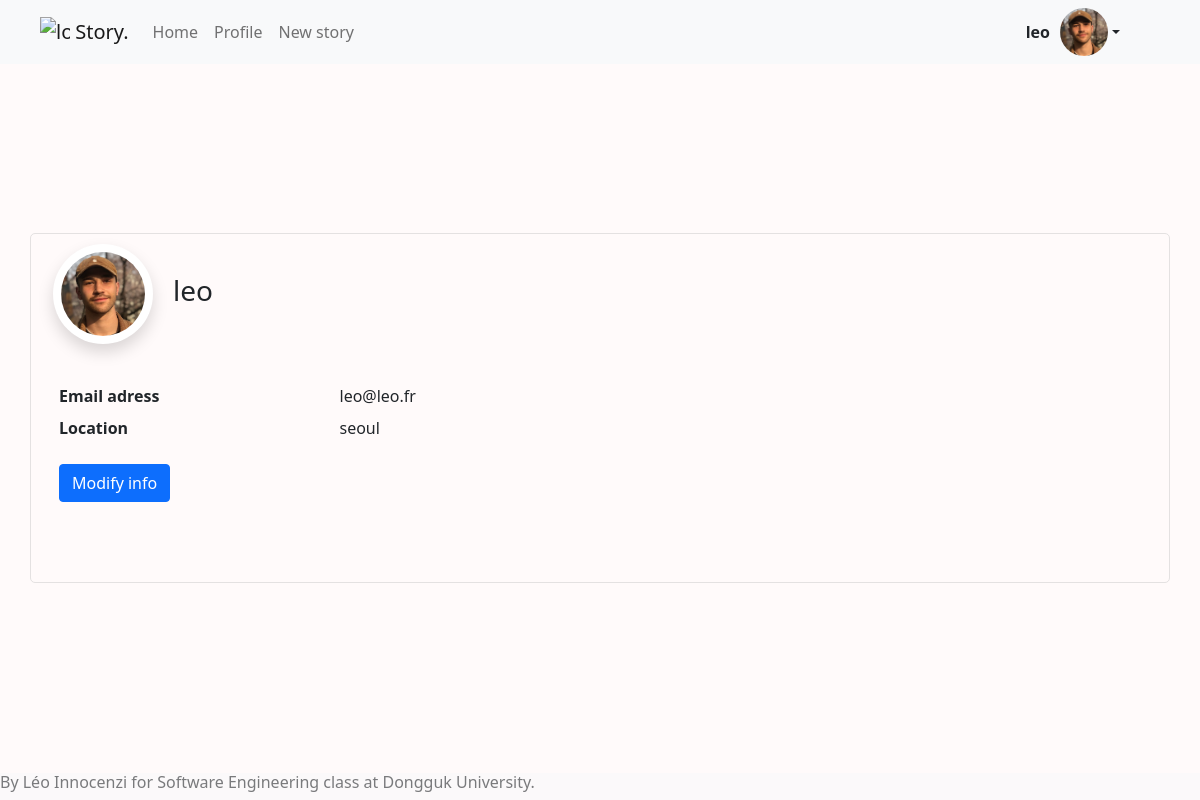
The app's page /profile (signed in) with its own data.
### app/models.py (models this page shows, shortened)
class User(UserMixin, db.Model):
    id = db.Column(db.Integer, primary_key=True)
    username = db.Column(db.String(64), index=True, unique=True)
    email = db.Column(db.String(120), index=True, unique=True)
    location = db.Column(db.String(64), index=True)
    password_hash = db.Column(db.String(128))
    profilePicture = db.Column(db.String(128))
    about_me = db.Column(db.String(140))
    last_seen = db.Column(db.DateTime, default=datetime.utcnow)
    stories = db.relationship('Story', backref='author', lazy='dynamic')

### app/routes.py (the view)
@app.route('/profile')
def profile():
    return render_template('profile.html')

### app/models.py (called while the page is built)
@login.user_loader
def load_user(id):
    return User.query.get(int(id))

### app/templates/profile.html (shortened to what this page needs)
<!doctype html>
<html lang="en">
  <head>
    <link rel="stylesheet" href="../../css/main.css">
    <link href="https://cdn.jsdelivr.net/npm/bootstrap@5.0.1/dist/css/bootstrap.min.css" rel="stylesheet">
  </head>
  <body style="background-color:snow;">
    <nav class="navbar navbar-expand-lg navbar-light bg-light">
      <a class="navbar-brand " href="{{ url_for('home') }}">
        <img src="../../img/filter-circle.svg" width="30" height="30" class="d-inline-block align-top" style="margin-left: 5vh;" alt="logo">     Story.</a>
      <ul class="navbar-nav mr-auto d-flex align-items-center">
        <li class="nav-item active">
          <a class="nav-link" href="{{ url_for('home') }}">Home</a>
        </li>
        <li class="nav-item">
          <a class="nav-link" href="{{ url_for('profile') }}">Profile</a>
        <li class="nav-item">
            <a class="nav-link" href="{{url_for('new_story')}}">New story</a>
        </li>
      </ul>
      <div class="dropdown" style="margin-left: auto; margin-right:10vh">
        <a href="#" class="inline d-flex align-items-center link-dark text-decoration-none dropdown-toggle" data-toggle="dropdown" id="dropdownMenuLink" aria-haspopup="true" aria-expanded="false">
          <strong style="margin-right: 10px;">{{ current_user.username }}</strong>
          <img src="{{ url_for('profile_picture') }}" alt="profile picture" width="48" height="48" class="rounded-circle">
        </a>
      </div>
    </nav>
    <div class="container-xxl my-md-4 bd-layout body">
      <div class="container profile mx-auto">
          <div class="profile_user">
              <div class="profile_pic">
                <img class="img-fluid rounded-circle shadow p-2 mb-5 bg-white rounded" width=200, height=200 alt="200x200" src="{{url_for('profile_picture')}}" data-holder-rendered="true">
              </div>
              <div class="profile_name">
                <h3>{{current_user.username}}</h3>
              </div>
          </div>
          <div class="profile_info">
            <dl class="row">
                <dt class="col-sm-3">Email adress</dt>
                <dd class="col-sm-7">{{current_user.email}}</dd>
                <dt class="col-sm-3">Location</dt>
                <dd class="col-sm-7">{{current_user.location}}</dd>
            </dl>
            <a href="{{url_for('edit_profile')}}" class="mx-auto">
              <button type="button" class="btn btn-primary ">Modify info</button>
            </a>
          </div>
      </div>
    </div>
  </body>
  <footer class="footer fixed-bottom bg-light" style="opacity: 0.6">
    <h6>By Léo Innocenzi for Software Engineering class at Dongguk University.</h6>
  </footer>
</html>

### css/main.css (style rules this page uses)
.body { min-height: 70vh; display: flex; align-items: center; }
.footer { margin-top: 0 auto; margin-bottom: 0px; }
.profile { display: flex; flex-direction: column; height: 350px; width: 560px; border: 1px solid rgb(228, 225, 225); border-radius: 5px; margin: 0 auto; margin-top: 10vh; align-content: flex-start; }
.profile_user { display: flex; flex-direction: row; }
.profile_pic { order:1; height: 100px; width: 100px; margin-top: 10px; margin-left: 10px; }
.profile_name { margin-top: 40px; margin-left: 20px; order:2; font-weight: bold; }
.profile_info { margin-left: 2vh; margin-top: 5vh; }

### records on screen
User: username "leo", email "leo@leo.fr", location "seoul"
